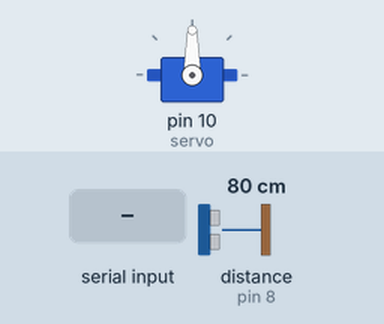
Simulated run of this sketch. Board: Arduino Uno, built with avr-gcc and run on an emulated ATmega328P. Parts: servo. Wiring (inferred from the names in the program): ultrasonic range finder: trigger pin 9; echo pin 8. Inputs (shaded band) come from the test bench; at power-on: distance to the obstacle (sensor on pin 8) 80 cm. The echo pulse lasts 58.3 µs per cm; what the sketch prints to the serial monitor is not drawn.

Above: at 1.2 s.
1.3 s: "30,150\n" received over Serial
At 2.4 s:
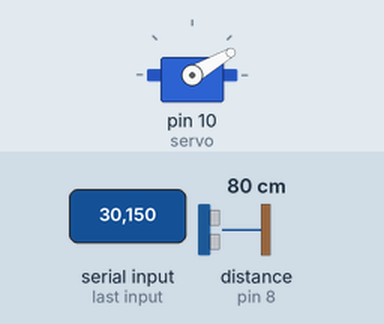
2.8 s: "5\n" received over Serial
At 3.6 s:
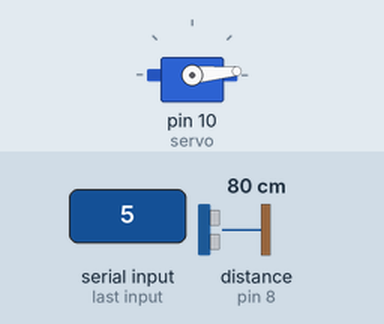
4.3 s: "200\n" received over Serial
At 4.8 s:
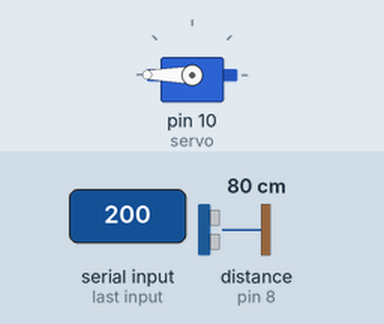
5.8 s: "90,45\n" received over Serial
At 7.2 s:
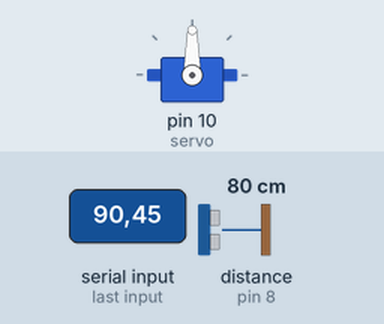
Timing chart, 0 to 8.3 s (numbered marks = the images above; inputs shaded):
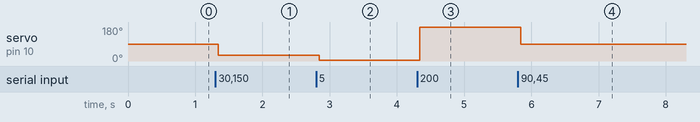

The sketch:

PID_control_ball.ino
```cpp
#include <Servo.h>

// 핀 정의
const int trigPin = 9;   // 초음파 센서 Trig 핀
const int echoPin = 8;  // 초음파 센서 Echo 핀
Servo servo;             // 서보 객체 생성

// 변수 초기화
long duration;  // 초음파 신호의 시간
float distance; // 거리(cm)
int servoAngle = 90; // 서보모터 초기 각도 (중립)

void setup() {
    Serial.begin(9600); // 시리얼 통신 초기화
    pinMode(trigPin, OUTPUT);
    pinMode(echoPin, INPUT);
    servo.attach(10); // 서보모터 핀 설정 (핀 11에 연결)
    servo.write(servoAngle); // 초기 서보모터 각도 설정
}

void loop() {
    // 초음파 센서로 거리 측정
    digitalWrite(trigPin, LOW);
    delayMicroseconds(2);
    digitalWrite(trigPin, HIGH);
    delayMicroseconds(10);
    digitalWrite(trigPin, LOW);

    duration = pulseIn(echoPin, HIGH);
    distance = duration * 0.034 / 2; // 거리 계산 (cm)

    // 파이썬으로 거리 데이터를 전송
    Serial.println(distance);

    // 파이썬에서 서보모터 각도 수신
    if (Serial.available() > 0) {
        String input = Serial.readStringUntil('\n'); // 새 줄까지 데이터 읽기
        servoAngle = input.toInt(); // 데이터를 정수로 변환
        servoAngle = constrain(servoAngle, 0, 180); // 각도를 0~180도로 제한
        servo.write(servoAngle); // 서보모터 각도 설정
    }

    delay(50); // 안정화를 위한 딜레이
}
```

Measured:
- after the input at 1.3 s, servo on pin 10 (servo): 90° → 30° at once
- after the input at 2.8 s, servo on pin 10 (servo): 30° → 5° at once
- after the input at 4.3 s, servo on pin 10 (servo): 5° → 180° at once
- after the input at 5.8 s, servo on pin 10 (servo): 180° → 90° at once
